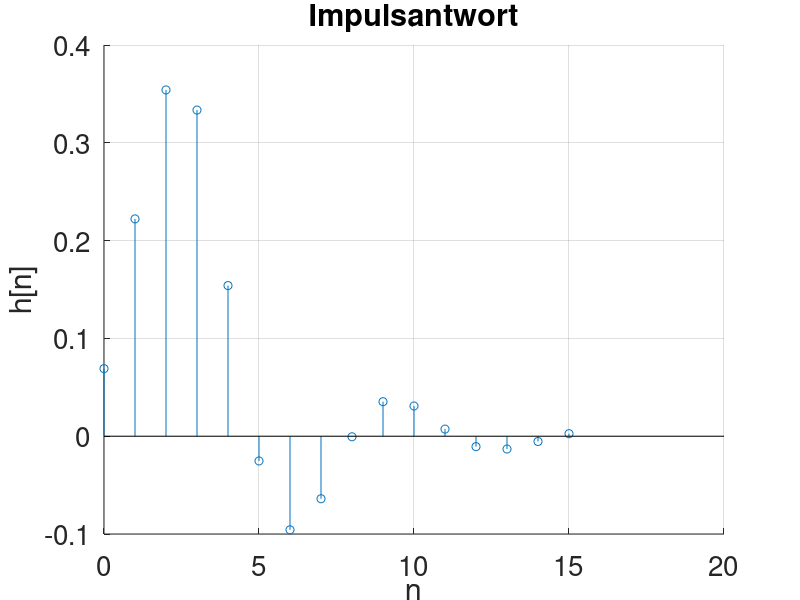

Reproduce this figure in MATLAB.
clear
close all
clc

b = [0.0691,0.1346,0.1346,0.0691];
a = [1,-1.2676,0.9,-0.2248];
x = zeros(16,1);
x(1) = 1;
n=0:length(x)-1;

y = filter(b,a,x);

figure(1);
hold on; grid on;
stem(n,y);
set(gca, "fontsize", 20);
xlabel('n');
ylabel('h[n]');
title('Impulsantwort');
